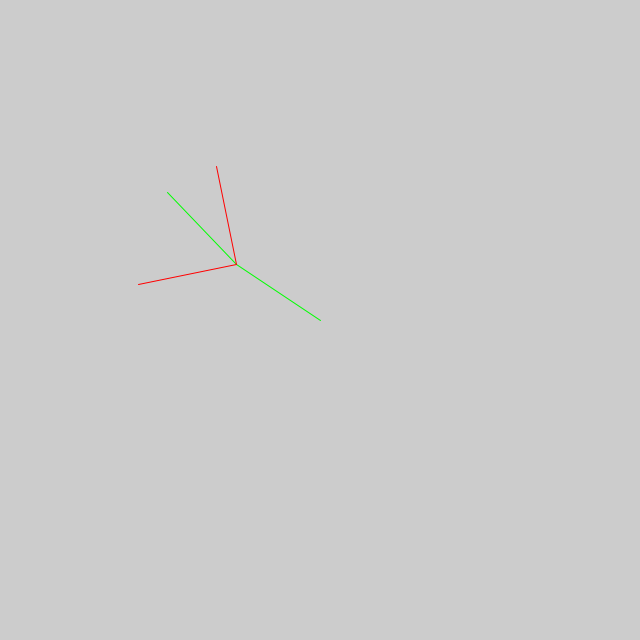
Frame 1 (no input)
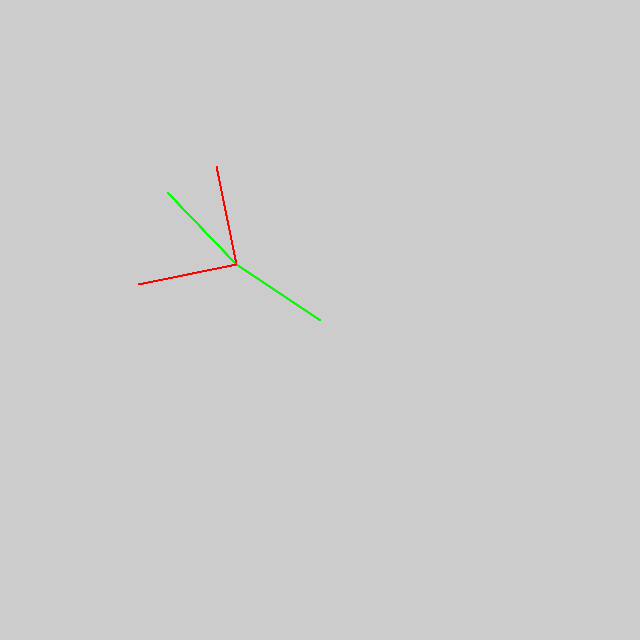
Frame 60 (the mouse pressed at the canvas centre just before this capture)
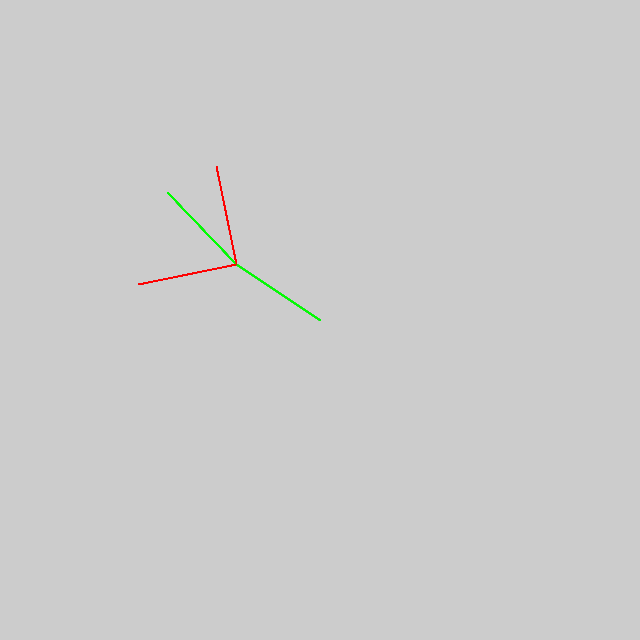
Frame 120 (the mouse held since frame 60 and released just before this capture)

The Processing sketch that drew these frames (run headless with seeded random() and noise(); from frame 60 on, the mouse is pressed at the canvas centre):

// Processing sketch: vectorRotation
// ── vectorRotation.pde
PVector v =  PVector.random2D();
//PVector v =  new PVector(100,100);
PVector n;

PVector uBound;
PVector lBound;

void setup()
{
  size(640,640);
  v.mult(100);
  n=v.copy();
  
  print("H:"+v.heading()+" M"+v.mag());
  print(v);
  
  n.rotate(random(HALF_PI)-QUARTER_PI);
  n.add(v);
  
  uBound=v.copy();
  uBound.rotate(-QUARTER_PI);
  uBound.add(v);
  lBound=v.copy();
  lBound.rotate(QUARTER_PI);
  lBound.add(v);
}

void draw()
{
    
  translate(320,320);

  stroke(0,255,0);
  line(0,0,v.x,v.y);
  line(v.x,v.y,n.x,n.y);
  stroke(255,0,0);
  line(v.x,v.y,uBound.x,uBound.y);
  line(v.x,v.y,lBound.x,lBound.y);
}
